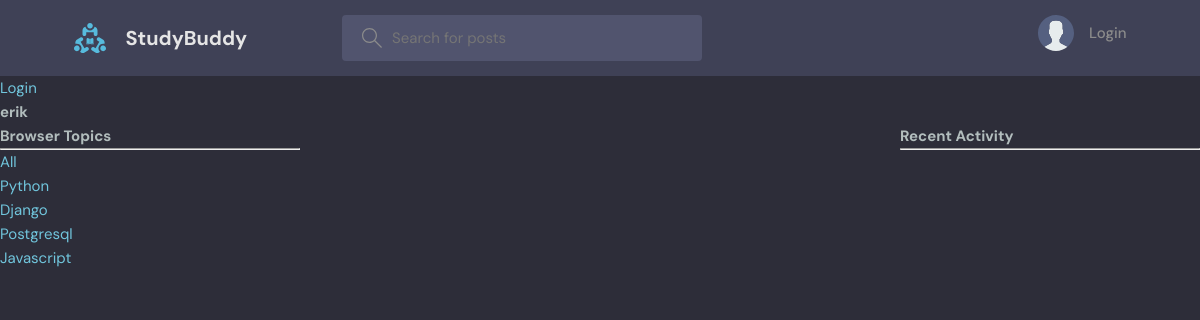
Page /profile/2/ on the earlier database version.
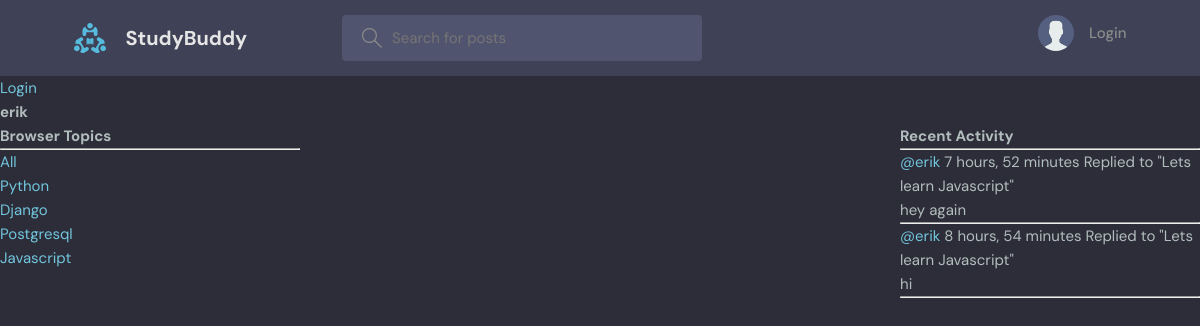
Same page on the later database version.
### base/models.py (models this page shows, shortened)
class Topic(models.Model):
    name = models.CharField(max_length=255)

class Message(models.Model):
    user = models.ForeignKey(User, on_delete=models.CASCADE)
    room = models.ForeignKey(Room, on_delete=models.CASCADE)
    body = models.TextField()
    updated = models.DateTimeField(auto_now=True)
    created = models.DateTimeField(auto_now_add=True)
    class Meta:
        ordering = ['-updated', '-created']
    def __str__(self):
        return self.body[0:50]

class Room(models.Model):
    host = models.ForeignKey(User, on_delete=models.SET_NULL, null=True)
    topic = models.ForeignKey(Topic, on_delete=models.SET_NULL, null=True)
    name = models.CharField(max_length=200)
    description = models.TextField(null=True, blank=True)
    participants = models.ManyToManyField(User, related_name='participants', blank=True)
    updated = models.DateTimeField(auto_now=True)
    created = models.DateTimeField(auto_now_add=True)
    class Meta:
        ordering = ['-updated', '-created']
    def __str__(self):
        return self.name

### base/views.py (the view)
# urls.py: path('profile/<str:pk>/', views.userProfile, name="user-profile"),
def userProfile(request, pk):
    user = User.objects.get(id=pk)
    rooms = user.room_set.all()
    room_messages = user.message_set.all()
    topics = Topic.objects.all()
    context = {
      'user': user,
      'rooms': rooms,
      'room_messages': room_messages,
      'topics': topics,
    }
    return render(request, 'base/profile.html', context)

### base/templates/base/profile.html (shortened to what this page needs)
{% extends 'main.html' %}
{% block content %}
    <h1>{{ user.username }}</h1>
    <div class="profile-container">
      <div>
          {% include 'base/topics_component.html' %}
      </div>
    <div>
    </div>
    <div>
        {% include 'base/activity_component.html' %}
    </div>
    </div>
{% endblock content %}

### base/templates/base/topics_component.html
       <h3>Browser Topics</h3>
        <hr>
     <div>
         <a href="{% url 'home' %}">All</a>
     </div>
        {% for topic in topics %}
            <div>
               <a href="{% url 'home'  %}?q={{ topic.name }}">{{ topic.name }}</a>
            </div>
        {% endfor %}

### base/templates/base/activity_component.html (shortened to what this page needs)
           <h3>Recent Activity</h3>
           <hr>
        {% for message in room_messages %}
            <div>
                <small><a href="{% url 'user-profile' message.user.id %}">@{{ message.user }}</a> {{ message.created|timesince }}</small>
               <small>Replied to "{{ message.room }}"</small>
            <p>{{ message}}</p>
            <hr>
            </div>
        {% endfor %}

Differences in the rows shown:
added Message: user "erik", created "7 hours, 52 minutes", room "Lets learn Javascript", body "hey again"
added Message: user "erik", created "8 hours, 54 minutes", room "Lets learn Javascript", body "hi"
